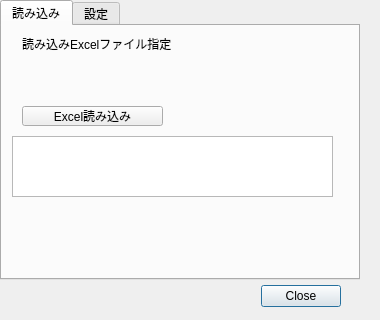
<?xml version="1.0" encoding="UTF-8"?>
<ui version="4.0">
 <class>ReadReportDouroDialogBase</class>
 <widget class="QDialog" name="ReadReportDouroDialogBase">
  <property name="geometry">
   <rect>
    <x>0</x>
    <y>0</y>
    <width>380</width>
    <height>320</height>
   </rect>
  </property>
  <property name="minimumSize">
   <size>
    <width>380</width>
    <height>320</height>
   </size>
  </property>
  <property name="windowTitle">
   <string>道路情報読み込み</string>
  </property>
  <widget class="QDialogButtonBox" name="button_box">
   <property name="geometry">
    <rect>
     <x>0</x>
     <y>280</y>
     <width>341</width>
     <height>32</height>
    </rect>
   </property>
   <property name="orientation">
    <enum>Qt::Horizontal</enum>
   </property>
   <property name="standardButtons">
    <set>QDialogButtonBox::Close</set>
   </property>
  </widget>
  <widget class="QTabWidget" name="tabWidget">
   <property name="geometry">
    <rect>
     <x>0</x>
     <y>0</y>
     <width>360</width>
     <height>280</height>
    </rect>
   </property>
   <property name="minimumSize">
    <size>
     <width>360</width>
     <height>280</height>
    </size>
   </property>
   <property name="currentIndex">
    <number>0</number>
   </property>
   <widget class="QWidget" name="read">
    <attribute name="title">
     <string>読み込み</string>
    </attribute>
    <widget class="QWidget" name="widget" native="true">
     <property name="geometry">
      <rect>
       <x>0</x>
       <y>10</y>
       <width>361</width>
       <height>221</height>
      </rect>
     </property>
     <widget class="QgsFileWidget" name="mQgsFileWidget">
      <property name="geometry">
       <rect>
        <x>20</x>
        <y>20</y>
        <width>331</width>
        <height>27</height>
       </rect>
      </property>
      <property name="accessibleName">
       <string>Excel file</string>
      </property>
      <property name="dialogTitle">
       <string>読み込みExcelファイル指定</string>
      </property>
      <property name="filter">
       <string>*.xlsx</string>
      </property>
      <property name="relativeStorage">
       <enum>QgsFileWidget::Absolute</enum>
      </property>
     </widget>
     <widget class="QLabel" name="label">
      <property name="geometry">
       <rect>
        <x>20</x>
        <y>0</y>
        <width>271</width>
        <height>16</height>
       </rect>
      </property>
      <property name="text">
       <string>読み込みExcelファイル指定</string>
      </property>
     </widget>
     <widget class="QPushButton" name="readButton">
      <property name="geometry">
       <rect>
        <x>20</x>
        <y>70</y>
        <width>141</width>
        <height>20</height>
       </rect>
      </property>
      <property name="minimumSize">
       <size>
        <width>120</width>
        <height>20</height>
       </size>
      </property>
      <property name="text">
       <string>Excel読み込み</string>
      </property>
     </widget>
     <widget class="QTextEdit" name="messageText">
      <property name="geometry">
       <rect>
        <x>10</x>
        <y>100</y>
        <width>321</width>
        <height>61</height>
       </rect>
      </property>
     </widget>
    </widget>
   </widget>
   <widget class="QWidget" name="config">
    <attribute name="title">
     <string>設定</string>
    </attribute>
    <widget class="QWidget" name="widget_2" native="true">
     <property name="geometry">
      <rect>
       <x>-10</x>
       <y>60</y>
       <width>331</width>
       <height>181</height>
      </rect>
     </property>
     <widget class="QgsMapLayerComboBox" name="mMapLayerComboBox_2">
      <property name="geometry">
       <rect>
        <x>40</x>
        <y>20</y>
        <width>251</width>
        <height>27</height>
       </rect>
      </property>
     </widget>
     <widget class="QLabel" name="label_7">
      <property name="geometry">
       <rect>
        <x>40</x>
        <y>0</y>
        <width>261</width>
        <height>16</height>
       </rect>
      </property>
      <property name="text">
       <string>テキスト情報格納レイヤ指定</string>
      </property>
     </widget>
     <widget class="QgsMapLayerComboBox" name="mMapLayerComboBox_3">
      <property name="geometry">
       <rect>
        <x>40</x>
        <y>70</y>
        <width>251</width>
        <height>27</height>
       </rect>
      </property>
     </widget>
     <widget class="QLabel" name="label_8">
      <property name="geometry">
       <rect>
        <x>40</x>
        <y>50</y>
        <width>261</width>
        <height>16</height>
       </rect>
      </property>
      <property name="text">
       <string>画像情報格納レイヤ指定</string>
      </property>
     </widget>
     <widget class="QgsFileWidget" name="mQgsFileWidget_2">
      <property name="geometry">
       <rect>
        <x>40</x>
        <y>130</y>
        <width>271</width>
        <height>31</height>
       </rect>
      </property>
      <property name="storageMode">
       <enum>QgsFileWidget::GetDirectory</enum>
      </property>
      <property name="relativeStorage">
       <enum>QgsFileWidget::RelativeProject</enum>
      </property>
     </widget>
     <widget class="QLabel" name="label_9">
      <property name="geometry">
       <rect>
        <x>40</x>
        <y>110</y>
        <width>261</width>
        <height>16</height>
       </rect>
      </property>
      <property name="text">
       <string>画像ファイル格納フォルダ</string>
      </property>
     </widget>
    </widget>
    <widget class="QgsMapLayerComboBox" name="mMapLayerComboBox">
     <property name="geometry">
      <rect>
       <x>30</x>
       <y>30</y>
       <width>251</width>
       <height>27</height>
      </rect>
     </property>
    </widget>
    <widget class="QLabel" name="label_6">
     <property name="geometry">
      <rect>
       <x>30</x>
       <y>10</y>
       <width>261</width>
       <height>16</height>
      </rect>
     </property>
     <property name="text">
      <string>調査情報格納レイヤ指定</string>
     </property>
    </widget>
   </widget>
  </widget>
 </widget>
 <customwidgets>
  <customwidget>
   <class>QgsFileWidget</class>
   <extends>QWidget</extends>
   <header>qgsfilewidget.h</header>
  </customwidget>
  <customwidget>
   <class>QgsMapLayerComboBox</class>
   <extends>QComboBox</extends>
   <header>qgsmaplayercombobox.h</header>
  </customwidget>
 </customwidgets>
 <resources/>
 <connections>
  <connection>
   <sender>button_box</sender>
   <signal>accepted()</signal>
   <receiver>ReadReportDouroDialogBase</receiver>
   <slot>accept()</slot>
   <hints>
    <hint type="sourcelabel">
     <x>20</x>
     <y>20</y>
    </hint>
    <hint type="destinationlabel">
     <x>20</x>
     <y>20</y>
    </hint>
   </hints>
  </connection>
  <connection>
   <sender>button_box</sender>
   <signal>rejected()</signal>
   <receiver>ReadReportDouroDialogBase</receiver>
   <slot>reject()</slot>
   <hints>
    <hint type="sourcelabel">
     <x>20</x>
     <y>20</y>
    </hint>
    <hint type="destinationlabel">
     <x>20</x>
     <y>20</y>
    </hint>
   </hints>
  </connection>
 </connections>
</ui>
